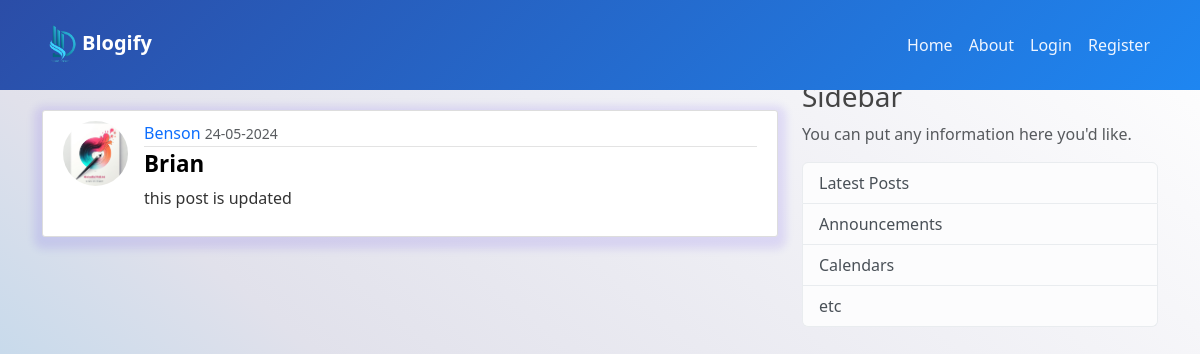
Screenshot of /post/2 with the database file from the repository.
### Blogify/model.py (models this page shows, shortened)
class User(db.Model, UserMixin):
    id = db.Column(db.Integer, primary_key=True)
    username = db.Column(db.String(20), unique=True, nullable=False)
    email = db.Column(db.String(120), unique=True, nullable=False)
    image_file = db.Column(db.String(20), nullable=False, default='default.jpg')
    password = db.Column(db.String(60), nullable=False)
    posts = db.relationship('Post', backref='author', lazy=True)

class Post(db.Model):
    id = db.Column(db.Integer, primary_key=True)
    title = db.Column(db.String(100), nullable=False)
    image_file = db.Column(db.String(20), nullable=False, default='default.jpg')
    date_posted = db.Column(db.DateTime, nullable=False, default=datetime.utcnow)
    content = db.Column(db.Text, nullable=False)
    user_id = db.Column(db.Integer, db.ForeignKey('user.id'), nullable=False)

### Blogify/route.py (the view)
@app.route("/post/<int:post_id>")
def post(post_id):
    post = Post.query.get_or_404(post_id)
    return render_template('post.html', title=post.title, post=post)

### Blogify/templates/post.html (shortened to what this page needs)
{% extends "main.html" %}
{% block content %}
<article class="media content-section">
  {% if post.author.image_file.startswith('images/') %}
    <img class="rounded-circle article-img" src="{{ url_for('static', filename=post.author.image_file) }}">
  {% else %}
    <img class="rounded-circle article-img" src="{{ post.author.image_file }}">
  {% endif %}                                                                                                                                                                                                               <div class="media-body">                                                                                        <div class="article-metadata">                                                                                  <a class="mr-2" href="{{ url_for('user_post', username=post.author.username) }}">{{ post.author.username }}</a>
            <small class="text-muted">{{ post.date_posted.strftime('%d-%m-%Y') }}</small>
        </div>
        <h2 class="article-title">{{ post.title }}</h2>
        <p class="article-content">{{ post.content }}</p>
    </div>
</article>
{% endblock content %}

### Blogify/static/main.css (style rules this page uses)
:root { --primary: #0463FA; --light: #EFF5FF; --dark: #1B2C51; }
body { background: rgb(255,255,255); background: linear-gradient(220deg, rgba(255,255,255,1) 0%, rgba(225,225,235,1) 58%, rgb(150, 204, 235) 100%); color: #333333; height: 100vh; margin-top: 5rem; }
h1, h2, h3, h4, h5, h6 { color: #444444; }
.media { background: #ffffff; box-shadow: 0 4px 8px 8px rgba(48, 6, 237, 0.1); border: 1px solid #dddddd; border-radius: 3px; margin-bottom: 20px; font-weight: 500; padding: 10px 20px; }
.media { width: 100%; display: flex; margin: 30px auto; }
.media-body { width: 100%; }
.article-title { color: black; text-decoration: none; font-size: 1.4rem; font-weight: 600; }
.article-content { white-space: pre-line; font-weight: 500; }
.article-img { height: 65px; width: 65px; margin-right: 16px; }
.article-metadata { padding-bottom: 1px; margin-bottom: 4px; border-bottom: 1px solid #e3e3e3; }
.article-metadata a { text-decoration: none; }

### rows the page displays
User: author.image_file (picture), author.username "Benson"
Post: date_posted "24-05-2024", title "Brian", content "this post is updated"
